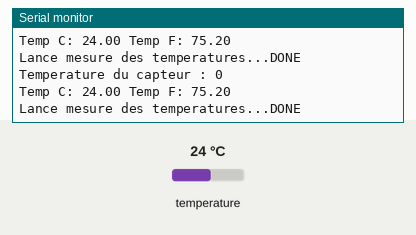
A sketch run on a simulated Arduino Uno, built with avr-gcc and run on an emulated ATmega328P. Shown: the last lines printed to the serial monitor. The inputs (shaded band) are chosen by the test bench; at power-on: temperature 24 °C.

Above: at 1.2 s.
1.3 s: temperature set to 12 °C
At 1.5 s:
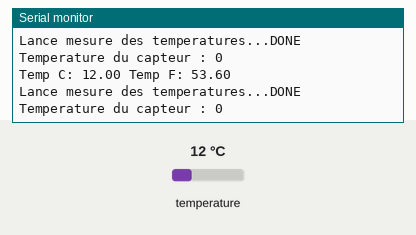
4.3 s: temperature set to 19 °C
At 4.44 s:
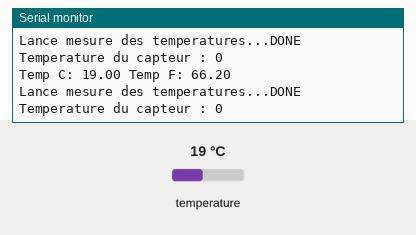
Timing chart, 0 to 7.3 s (numbered marks = the images above; inputs shaded):
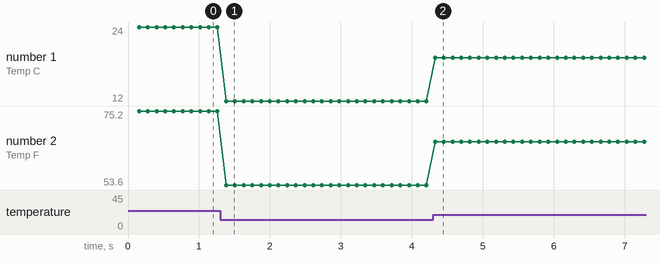

Measured:
- after the input at 1.3 s, the serial monitor: prints a new line after 0.08 s (image 1)
- after the input at 4.3 s, the serial monitor: prints a new line at once (image 2)
- plotted number 1: 24 → 12 after the input at 1.3 s, 12 → 19 after the input at 4.3 s
- plotted number 2: 75.2 → 53.6 after the input at 1.3 s, 53.6 → 66.2 after the input at 4.3 s

The sketch:

prog6.ino
```cpp
// Supports PDF d'Ateliers Arduino par www.mon-club-elec.fr
// http://www.mon-club-elec.fr/pmwiki_mon_club_elec/pmwiki.php?n=MAIN.ATELIERS
// par X. HINAULT - tous droits réservés - 2013 - GPLv3

// code : 18. Annexe : 1-wire : DS18B20 : Utilisation d'une librairie Arduino dédiée

#include <OneWire.h>
#include <DallasTemperature.h>

// le capteur est connecté sur la broche 2 - précision 9 bits
#define ONE_WIRE_BUS 2
#define TEMPERATURE_PRECISION 9

// Initialise le bus OneWire pour utiliser un capteur 1-wire quelconque
OneWire oneWire(ONE_WIRE_BUS);

//Transmet le pointeur de l'objet OneWire à la librairie Dallas Temperature.
DallasTemperature sensors(&oneWire);

int numberOfDevices; //variable pour nombre de capteurs trouvés

DeviceAddress tempDeviceAddress; // variable de stockage d'une adresse de capteur trouvé

void setup(void)
{
  Serial.begin(115200);
  Serial.println("Dallas Temperature IC Control Library Demo");

  // Démarre la librairie DallasTempérature
  sensors.begin();
  
  // Comptage des capteurs
  numberOfDevices = sensors.getDeviceCount();
  
  // localise les capteurs sur le bus
  Serial.print("Recherche des capteurs...");
  
  Serial.print("Trouve ");
  Serial.print(numberOfDevices, DEC);
  Serial.println(" capteurs.");

  // message sur l'etat de l'alimentation
  Serial.print("Parasite power est: ");
  if (sensors.isParasitePowerMode()) Serial.println("ON");
  else Serial.println("OFF");
  
  // Défile les capteurs trouvés et affiche adresse
  for(int i=0;i<numberOfDevices; i++)
  {
    // cherche le capteur pour l'adresse
    if(sensors.getAddress(tempDeviceAddress, i))
{
Serial.print("Trouve capteur ");
Serial.print(i, DEC);
Serial.print(" avec adresse: ");
printAddress(tempDeviceAddress);
Serial.println();

Serial.print("Fixe la resolution a : ");
Serial.println(TEMPERATURE_PRECISION, DEC);

// fixe la résolution à utiliser - jusqu'à 12 bits
sensors.setResolution(tempDeviceAddress, TEMPERATURE_PRECISION);

Serial.print("Resolution actuellement a : ");
Serial.print(sensors.getResolution(tempDeviceAddress), DEC);
Serial.println();
}else{
Serial.print("Trouve capteur fantome a ");
Serial.print(i, DEC);
Serial.print(" mais ne peut pas obtenir l'adresse. Verifier cablage et connexion capteur.");
}
  }

}

 // fonction pour afficher la température d'un capteur
void printTemperature(DeviceAddress deviceAddress)
{
  // method 1 - slower
  //Serial.print("Temp C: ");
  //Serial.print(sensors.getTempC(deviceAddress));
  //Serial.print(" Temp F: ");
  //Serial.print(sensors.getTempF(deviceAddress)); // Makes a second call to getTempC and then converts to Fahrenheit

  // method 2 - faster
  float tempC = sensors.getTempC(deviceAddress);
  Serial.print("Temp C: ");
  Serial.print(tempC);
  Serial.print(" Temp F: ");
  Serial.println(DallasTemperature::toFahrenheit(tempC)); // Converts tempC to Fahrenheit
}

void loop(void)
{
  // requete de température pour tous les capteurs du bus
  Serial.print("Lance mesure des temperatures...");
  sensors.requestTemperatures(); // envoi la commande pour obtenir la température
  Serial.println("DONE");
  
  
  // défile les capteurs et affiche la température
  for(int i=0;i<numberOfDevices; i++)
  {
    // Search the wire for address
    if(sensors.getAddress(tempDeviceAddress, i))
{
// Affiche l'index du capteur
Serial.print("Temperature du capteur : ");
Serial.println(i,DEC);


printTemperature(tempDeviceAddress); // Appelle la fonction pour afficher les données
}


  }
}

// Fonction pour afficher l'adresse d'un capteur 
void printAddress(DeviceAddress deviceAddress)
{
  for (uint8_t i = 0; i < 8; i++)
  {
    if (deviceAddress[i] < 16) Serial.print("0");
    Serial.print(deviceAddress[i], HEX);
  }
}
```
